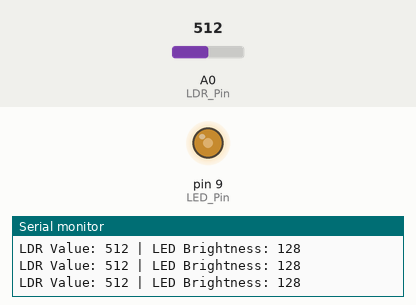
A sketch run on a simulated Arduino Uno, built with avr-gcc and run on an emulated ATmega328P. On the bench: output pins drawn as LEDs (lit = HIGH), the last lines printed to the serial monitor. The inputs (shaded band) are chosen by the test bench; at power-on: A0 (LDR_Pin) = 512.

Above: at 1.2 s.
1.3 s: A0 (LDR_Pin) set to 306
At 2.5 s:
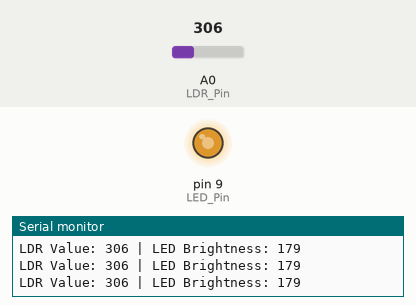
2.8 s: A0 (LDR_Pin) set to 122
At 4.0 s:
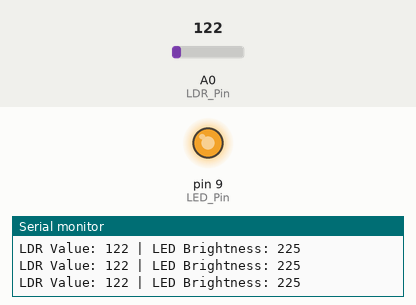
4.3 s: A0 (LDR_Pin) set to 900
At 5.5 s:
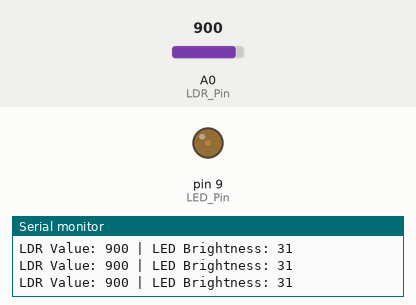
5.8 s: A0 (LDR_Pin) set to 1023
At 7.0 s:
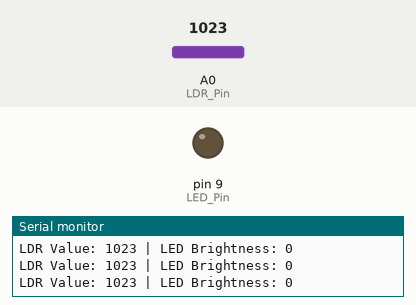
7.3 s: A0 (LDR_Pin) set to 511
At 8.7 s:
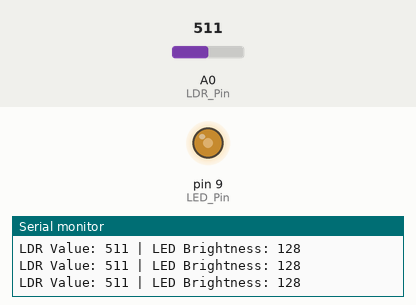
Timing chart, 0 to 10.3 s (numbered marks = the images above; inputs shaded):
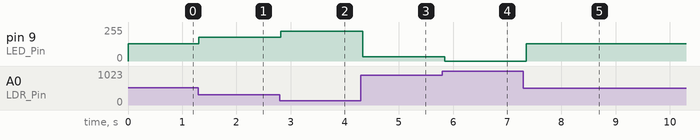

The sketch:

LDR_LED_Brightness.ino
```cpp
int LDR_Pin = A0;
int LED_Pin = 9;
int LDR_Value = 0;
int LED_Brightness = 0;

void setup() {
  pinMode(LED_Pin, OUTPUT);
  Serial.begin(9600);
}

void loop() {
  LDR_Value = analogRead(LDR_Pin);


  LED_Brightness = map(LDR_Value, 0, 1023, 255, 0);

  analogWrite(LED_Pin, LED_Brightness);


  Serial.print("LDR Value: ");
  Serial.print(LDR_Value);
  Serial.print(" | LED Brightness: ");
  Serial.println(LED_Brightness);

  delay(100);
}
```

Measured:
- after the input at 1.3 s, pin 9 (LED_Pin): 128/255 → 179/255 at once
- after the input at 2.8 s, pin 9 (LED_Pin): 179/255 → 225/255 at once
- after the input at 4.3 s, pin 9 (LED_Pin): 225/255 → 31/255 at once
- after the input at 5.8 s, pin 9 (LED_Pin): 31/255 → 0/255 at once
- after the input at 7.3 s, pin 9 (LED_Pin): 0/255 → 128/255 after 0.05 s
